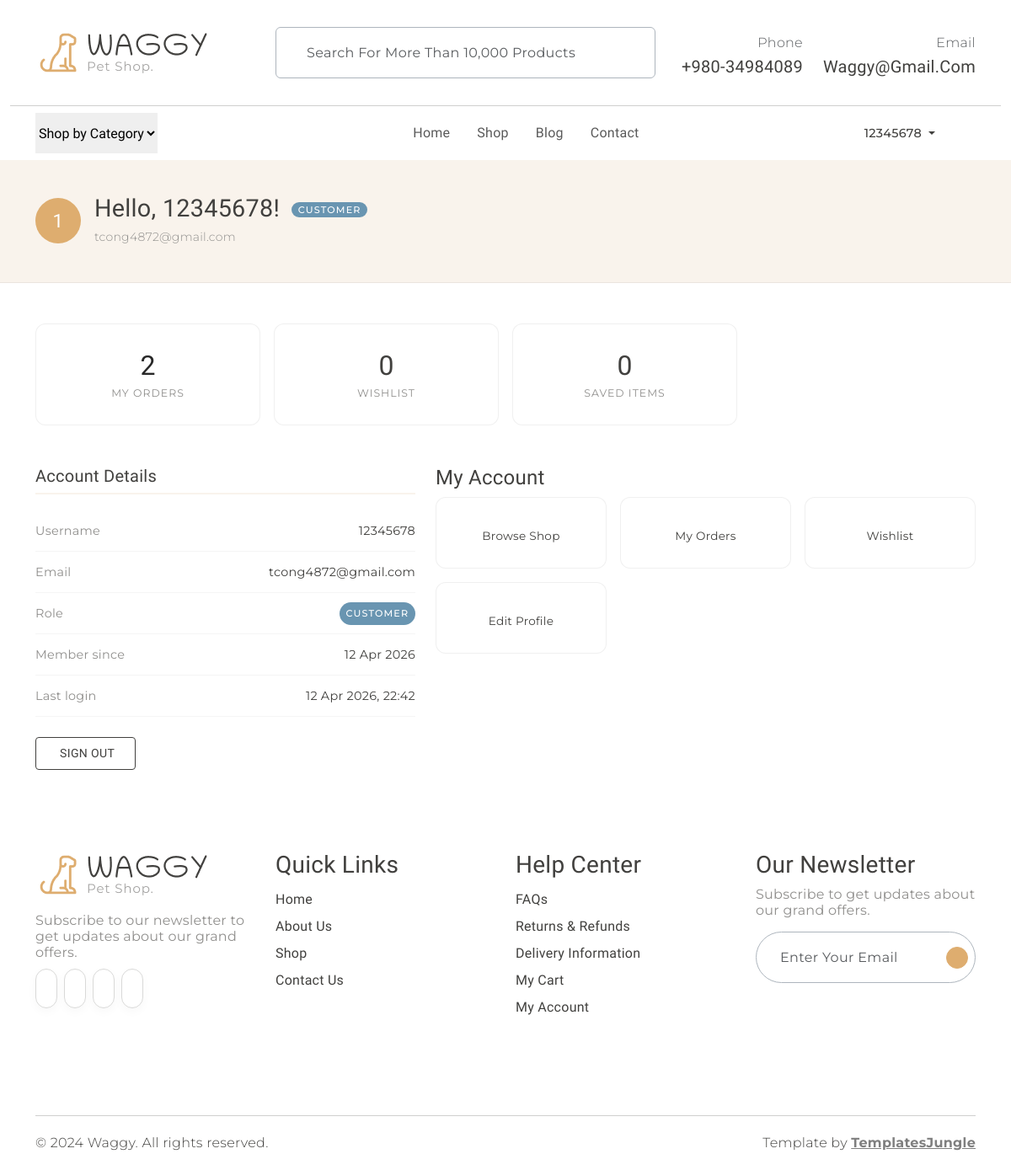
/dashboard (signed in), run on the app's committed database.
### models.py (models this page shows, shortened)
class User(UserMixin, db.Model):
    __tablename__ = "users"
    id            = db.Column(db.Integer,     primary_key=True)
    username      = db.Column(db.String(80),  unique=True, nullable=False)
    email         = db.Column(db.String(120), unique=True, nullable=False)
    password_hash = db.Column(db.String(256), nullable=False)
    role          = db.Column(db.String(20),  nullable=False, default="customer")
    is_active     = db.Column(db.Boolean,     nullable=False, default=True)
    created_at    = db.Column(db.DateTime,    nullable=False, default=datetime.utcnow)
    last_login_at = db.Column(db.DateTime,    nullable=True)
    @property
    def is_admin(self) -> bool:
        return self.role == "admin"

### app.py (the view)
    @main_bp.route("/dashboard")
    @login_required
    def dashboard():
        return render_template("dashboard.html")

### templates/dashboard.html (shortened to what this page needs)
{% extends "base.html" %}
{% block content %}
<div class="dash-hero">
  <div class="container">
    <div class="d-flex align-items-center gap-3">
      <div class="dash-avatar">{{ current_user.username[0].upper() }}</div>
      <div>
        <h2>
          Hello, {{ current_user.username }}!
          <span class="role-badge {{ current_user.role }}">
            {{ current_user.role | capitalize }}
          </span>
        </h2>
        <p class="mb-0 secondary-font" style="color: #908F8D; font-size: 0.875rem;">
          {{ current_user.email }}
        </p>
      </div>
    </div>
  </div>
</div>
<div class="container my-5">
  <div class="row g-3 mb-5">
    <div class="col-6 col-md-3">
      <a href="{% if current_user.is_admin %}{{ url_for('orders.orders_list') }}{% else %}{{ url_for('orders.my_orders') }}{% endif %}"
         class="stat-card text-decoration-none d-block">
        <div class="stat-value">{{ current_user.orders | length }}</div>
        <div class="stat-lbl">{% if current_user.is_admin %}All Orders{% else %}My Orders{% endif %}</div>
      </a>
    </div>
    <div class="col-6 col-md-3">
      <div class="stat-card">
        <div class="stat-value">0</div>
        <div class="stat-lbl">Wishlist</div>
      </div>
    </div>
    <div class="col-6 col-md-3">
      <div class="stat-card">
        <div class="stat-value">0</div>
        <div class="stat-lbl">{% if current_user.is_admin %}Products{% else %}Saved Items{% endif %}</div>
      </div>
    </div>
  </div>
  <div class="row g-4">
    <div class="col-md-5 info-section">
      <h4>Account Details</h4>
      <div class="info-row">
        <span class="lbl">Username</span>
        <span>{{ current_user.username }}</span>
      </div>
      <div class="info-row">
        <span class="lbl">Email</span>
        <span>{{ current_user.email }}</span>
      </div>
      <div class="info-row">
        <span class="lbl">Role</span>
        <span class="role-badge {{ current_user.role }}">{{ current_user.role | capitalize }}</span>
      </div>
      <div class="info-row">
        <span class="lbl">Member since</span>
        <span>{{ current_user.created_at.strftime('%d %b %Y') }}</span>
      </div>
      <div class="info-row">
        <span class="lbl">Last login</span>
        <span>
          {% if current_user.last_login_at %}
            {{ current_user.last_login_at.strftime('%d %b %Y, %H:%M') }}
          {% else %}
            —
          {% endif %}
        </span>
      </div>
      <div class="mt-4">
        <a href="{{ url_for('auth.logout') }}"
           class="btn btn-outline-dark rounded-1"
           style="font-size: 0.875rem; padding: 0.5rem 1.5rem;">
          Sign Out
        </a>
      </div>
    </div>
    <div class="col-md-7">
      <h4 class="info-section">
        {% if current_user.is_admin %}Admin Panel{% else %}My Account{% endif %}
      </h4>
      <div class="row g-3">
        {% if current_user.is_admin %}
          <div class="col-6 col-sm-4">
            <a href="#" class="quick-link">
              <iconify-icon icon="la:users-cog"></iconify-icon>
              <span>Manage Users</span>
            </a>
          </div>
          <div class="col-6 col-sm-4">
            <a href="{{ url_for('shop.change_listing') }}" class="quick-link">
              <iconify-icon icon="la:box-open"></iconify-icon>
              <span>Manage Products</span>
            </a>
          </div>
          <div class="col-6 col-sm-4">
            <a href="{{ url_for('orders.orders_list') }}" class="quick-link">
              <iconify-icon icon="la:clipboard-list"></iconify-icon>
              <span>View Orders</span>
            </a>
          </div>
          <div class="col-6 col-sm-4">
            <a href="#" class="quick-link">
              <iconify-icon icon="la:chart-bar"></iconify-icon>
              <span>Analytics</span>
            </a>
          </div>
        {% else %}
          <div class="col-6 col-sm-4">
            <a href="{{ url_for('main.index') }}" class="quick-link">
              <span>Browse Shop</span>
            </a>
          </div>
          <div class="col-6 col-sm-4">
            <a href="{{ url_for('orders.my_orders') }}" class="quick-link">
              <span>My Orders</span>
            </a>
          </div>
          <div class="col-6 col-sm-4">
            <a href="#" class="quick-link">
              <span>Wishlist</span>
            </a>
          </div>
          <div class="col-6 col-sm-4">
            <a href="#" class="quick-link">
              <span>Edit Profile</span>
            </a>
          </div>
        {% endif %}
      </div>
    </div>
  </div>
</div>
{% endblock %}

### templates/base.html (shortened to what this page needs)
<!DOCTYPE html>
<html lang="en">
<head>
  <link rel="stylesheet" href="https://cdn.jsdelivr.net/npm/swiper@9/swiper-bundle.min.css" />
  <link href="https://cdn.jsdelivr.net/npm/bootstrap@5.3.0-alpha3/dist/css/bootstrap.min.css" rel="stylesheet"
>
  <link rel="stylesheet" href="{{ url_for('static', filename='css/normalize.css') }}">
  <link rel="stylesheet" href="{{ url_for('static', filename='css/vendor.css') }}">
  <link rel="stylesheet" href="{{ url_for('static', filename='style.css') }}">
</head>
<body>
  <header>
    <div class="container py-2">
      <div class="row py-4 pb-0 pb-sm-4 align-items-center">
        <div class="col-sm-4 col-lg-3 text-center text-sm-start">
          <a href="{{ url_for('main.index') }}">
            <img src="{{ url_for('static', filename='images/logo.png') }}" alt="Waggy" class="img-fluid">
          </a>
        </div>
        <div class="col-sm-6 offset-sm-2 offset-md-0 col-lg-5 d-none d-lg-block">
          <div class="search-bar border rounded-2 px-3 border-dark-subtle">
            <form class="text-center d-flex align-items-center" action="" method="get">
              <input type="text" class="form-control border-0 bg-transparent"
                placeholder="Search for more than 10,000 products" name="q" />
            </form>
          </div>
        </div>
        <div class="col-sm-8 col-lg-4 d-flex justify-content-end gap-4 align-items-center mt-4 mt-sm-0 justify-content-center justify-content-sm-end">
          <div class="support-box text-end d-none d-xl-block">
            <span class="fs-6 secondary-font text-muted">Phone</span>
            <h5 class="mb-0">+980-34984089</h5>
          </div>
          <div class="support-box text-end d-none d-xl-block">
            <span class="fs-6 secondary-font text-muted">Email</span>
            <h5 class="mb-0">waggy@gmail.com</h5>
          </div>
        </div>
      </div>
    </div>
    <div class="container-fluid"><hr class="m-0"></div>
    <div class="container">
      <nav class="main-menu d-flex navbar navbar-expand-lg">
        <div class="offcanvas offcanvas-end" tabindex="-1" id="offcanvasNavbar">
          <div class="offcanvas-body justify-content-between">
            <select class="filter-categories border-0 mb-0 me-5">
              <option>Shop by Category</option>
            </select>
            <ul class="navbar-nav menu-list list-unstyled d-flex gap-md-3 mb-0">
              <li class="nav-item">
                <a href="{{ url_for('main.index') }}"
                   class="nav-link {% if request.endpoint == 'main.index' %}active{% endif %}">
                  Home
                </a>
              </li>
              <li class="nav-item">
                <a href="{{ url_for('shop.index') }}"
                   class="nav-link {% if request.endpoint and request.endpoint.startswith('shop.') %}active{% endif %}">
                  Shop
                </a>
              </li>
              <li class="nav-item">
                <a href="#" class="nav-link">Blog</a>
              </li>
              <li class="nav-item">
                <a href="#" class="nav-link">Contact</a>
              </li>
            </ul>
            <div class="d-none d-lg-flex align-items-center">
              <ul class="d-flex justify-content-end list-unstyled m-0 align-items-center gap-1">
                {% if current_user.is_authenticated %}
                  <li class="nav-item dropdown">
                    <a class="nav-link dropdown-toggle d-flex align-items-center gap-1 mx-2"
                       href="#" role="button" data-bs-toggle="dropdown" aria-expanded="false">
                      <span class="secondary-font" style="font-size:0.9rem; font-weight:500;">
                        {{ current_user.username }}
                      </span>
                    </a>
                  </li>
                {% endif %}
                <li>
                </li>
                <li class="position-relative">
                </li>
              </ul>
            </div>
          </div>
        </div>
      </nav>
    </div>
  </header>
  {% block content %}{% endblock %}
  <footer id="footer" class="my-5">
    <div class="container py-5 my-5">
      <div class="row">
        <div class="col-md-3">
          <div class="footer-menu">
            <img src="{{ url_for('static', filename='images/logo.png') }}" alt="Waggy">
            <p class="blog-paragraph fs-6 mt-3">Subscribe to our newsletter to get updates about our grand offers.</p>
            <div class="social-links">
              <ul class="d-flex list-unstyled gap-2">
                <li class="social"><a href="#"><iconify-icon class="social-icon" icon="ri:facebook-fill"></iconify-icon></a></li>
                <li class="social"><a href="#"><iconify-icon class="social-icon" icon="ri:twitter-fill"></iconify-icon></a></li>
                <li class="social"><a href="#"><iconify-icon class="social-icon" icon="ri:instagram-fill"></iconify-icon></a></li>
                <li class="social"><a href="#"><iconify-icon class="social-icon" icon="ri:youtube-fill"></iconify-icon></a></li>
              </ul>
            </div>
          </div>
        </div>
        <div class="col-md-3">
          <div class="footer-menu">
            <h3>Quick Links</h3>
            <ul class="menu-list list-unstyled">
              <li class="menu-item"><a href="{{ url_for('main.index') }}" class="nav-link">Home</a></li>
              <li class="menu-item"><a href="#" class="nav-link">About Us</a></li>
              <li class="menu-item"><a href="{{ url_for('shop.index') }}" class="nav-link">Shop</a></li>
              <li class="menu-item"><a href="#" class="nav-link">Contact Us</a></li>
            </ul>
          </div>
        </div>
        <div class="col-md-3">
          <div class="footer-menu">
            <h3>Help Center</h3>
            <ul class="menu-list list-unstyled">
              <li class="menu-item"><a href="#" class="nav-link">FAQs</a></li>
              <li class="menu-item"><a href="#" class="nav-link">Returns &amp; Refunds</a></li>
              <li class="menu-item"><a href="#" class="nav-link">Delivery Information</a></li>
              <li class="menu-item">
                <a href="{{ url_for('cart.view_cart') }}" class="nav-link">My Cart</a>
              </li>
              {% if current_user.is_authenticated %}
                <li class="menu-item"><a href="{{ url_for('main.dashboard') }}" class="nav-link">My Account</a></li>
              {% else %}
                <li class="menu-item"><a href="{{ url_for('auth.login') }}" class="nav-link">Login / Register</a></li>
              {% endif %}
            </ul>
          </div>
        </div>
        <div class="col-md-3">
          <div>
            <h3>Our Newsletter</h3>
            <p class="blog-paragraph fs-6">Subscribe to get updates about our grand offers.</p>
            <div class="search-bar border rounded-pill border-dark-subtle px-2">
              <form class="text-center d-flex align-items-center" action="" method="post">
                <input type="email" class="form-control border-0 bg-transparent" placeholder="Enter your email" />
                <iconify-icon class="send-icon" icon="tabler:location-filled"></iconify-icon>
              </form>
            </div>
          </div>
        </div>
      </div>
    </div>
  </footer>
  <div id="footer-bottom">
    <div class="container">
      <hr class="m-0">
      <div class="row mt-3">
        <div class="col-md-6 copyright">
          <p class="secondary-font">© 2024 Waggy. All rights reserved.</p>
        </div>
        <div class="col-md-6 text-md-end">
          <p class="secondary-font">
            Template by <a href="https://templatesjungle.com/" target="_blank"
              class="text-decoration-underline fw-bold text-black-50">TemplatesJungle</a>
          </p>
        </div>
      </div>
    </div>
  </div>
</body>
</html>

### data on the page
User: username "12345678", username "1", role "CUSTOMER", email "tcong4872@gmail.com", created_at "12 Apr 2026", last_login_at "12 Apr 2026, 22:42"

### other printed values
{{ current_user.orders | length }} "2"
